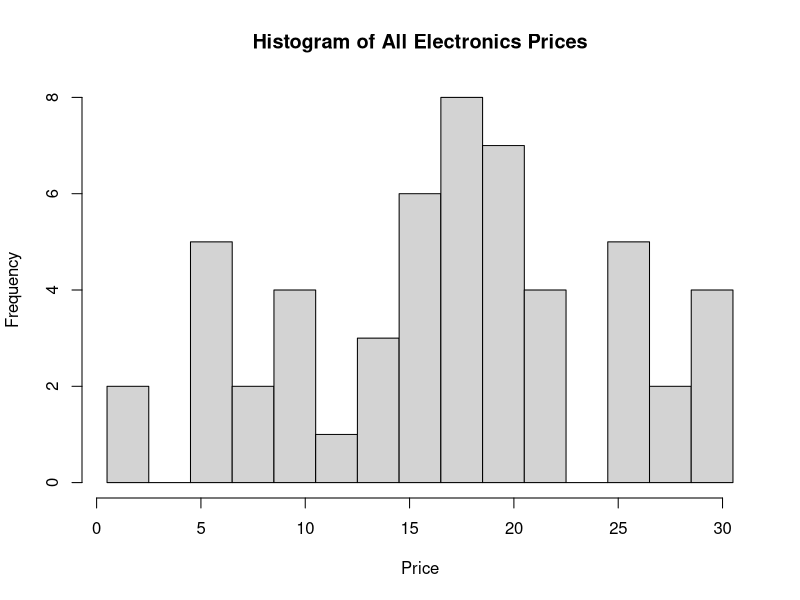

The R script that drew this image:
# ============================================================
# DWDM - Equal Frequency Partitioning and Data Smoothing
# ============================================================

# 1. Enter the data

prices <- c(
  1, 1, 5, 5, 5, 5, 5, 8, 8, 10,
  10, 10, 10, 12, 14, 14, 14, 15, 15,
  15, 15, 15, 15, 18, 18, 18, 18, 18,
  18, 18, 18, 20, 20, 20, 20, 20, 20,
  20, 21, 21, 21, 21, 25, 25, 25, 25,
  25, 28, 28, 30, 30, 30, 30
)

# Display data
print(prices)

# Number of observations
cat("Number of observations =", length(prices), "\n")


# ============================================================
# 2. Equal-Frequency Partitioning
# Bin size = 3
# ============================================================

bin_size <- 3

bins <- split(
  prices,
  ceiling(seq_along(prices) / bin_size)
)

cat("\n========== EQUAL FREQUENCY BINS ==========\n")

for (i in seq_along(bins)) {
  cat(
    "Bin", i, ":",
    paste(bins[[i]], collapse = ", "),
    "\n"
  )
}


# ============================================================
# 3. Smoothing by Bin Means
# ============================================================

mean_smoothed <- c()

cat("\n========== BIN MEAN SMOOTHING ==========\n")

for (i in seq_along(bins)) {
  
  bin <- bins[[i]]
  
  bin_mean <- mean(bin)
  
  smoothed_bin <- rep(bin_mean, length(bin))
  
  mean_smoothed <- c(mean_smoothed, smoothed_bin)
  
  cat(
    "Bin", i,
    "Original =", paste(bin, collapse = ", "),
    "| Mean =", round(bin_mean, 2),
    "| Smoothed =", paste(round(smoothed_bin, 2), collapse = ", "),
    "\n"
  )
}


# ============================================================
# 4. Smoothing by Bin Boundaries
# ============================================================

boundary_smoothed <- c()

cat("\n========== BIN BOUNDARY SMOOTHING ==========\n")

for (i in seq_along(bins)) {
  
  bin <- bins[[i]]
  
  lower <- min(bin)
  upper <- max(bin)
  
  smoothed_bin <- sapply(bin, function(x) {
    
    distance_lower <- abs(x - lower)
    distance_upper <- abs(x - upper)
    
    if (distance_lower <= distance_upper) {
      lower
    } else {
      upper
    }
  })
  
  boundary_smoothed <- c(
    boundary_smoothed,
    smoothed_bin
  )
  
  cat(
    "Bin", i,
    "Original =", paste(bin, collapse = ", "),
    "| Boundaries =", lower, "and", upper,
    "| Smoothed =", paste(smoothed_bin, collapse = ", "),
    "\n"
  )
}


# ============================================================
# 5. Comparison Table
# ============================================================

result <- data.frame(
  Original = prices,
  Bin_Mean = mean_smoothed,
  Bin_Boundary = boundary_smoothed
)

cat("\n========== COMPARISON TABLE ==========\n")

print(result)


# ============================================================
# 6. Histogram of Original Data
# ============================================================

hist(
  prices,
  main = "Histogram of All Electronics Prices",
  xlab = "Price",
  ylab = "Frequency",
  breaks = seq(
    min(prices) - 0.5,
    max(prices) + 0.5,
    by = 2
  )
)
